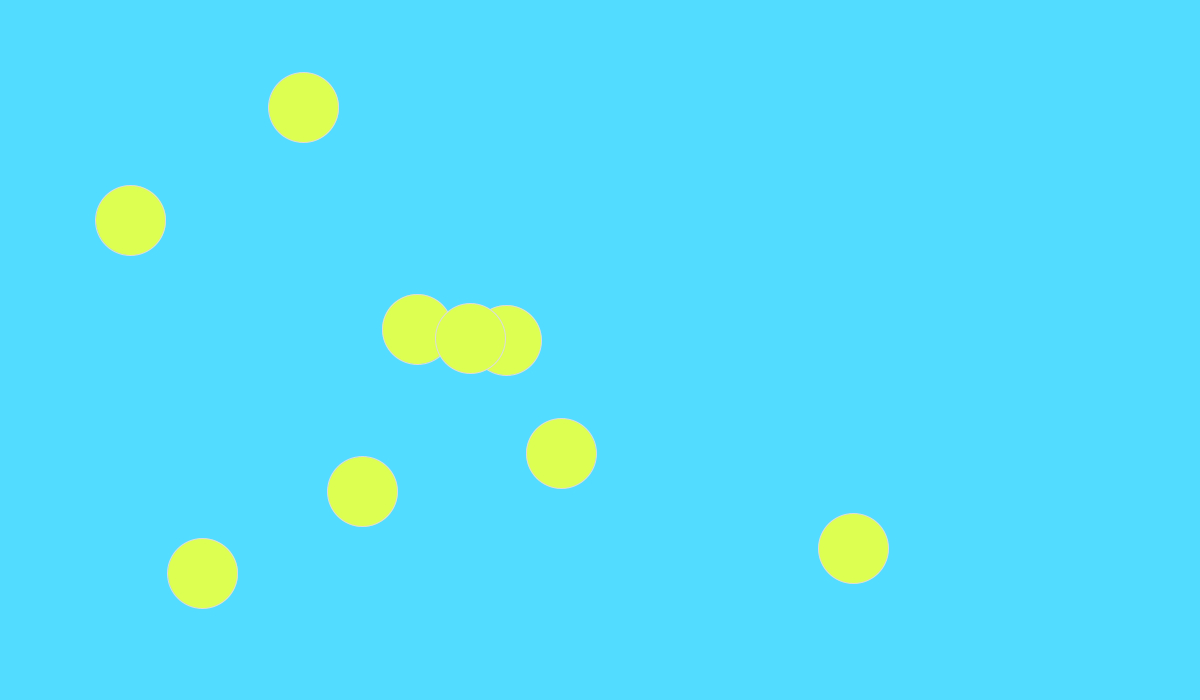
Frame 1 (no input)
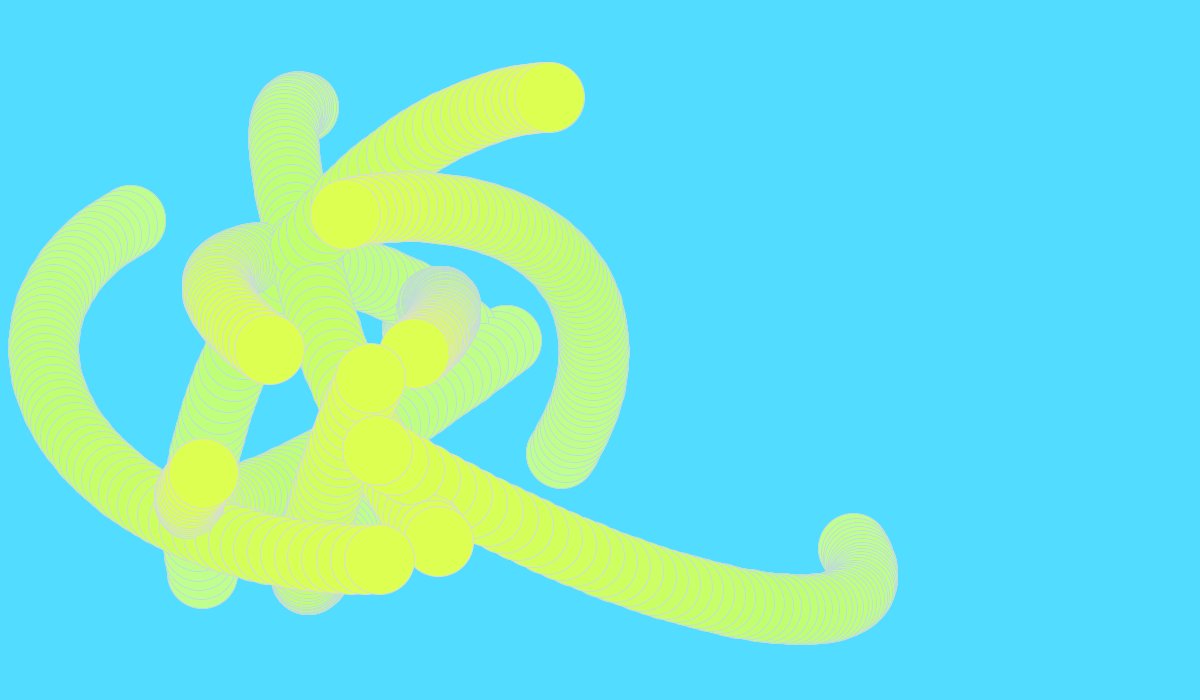
Frame 60 (the mouse pressed at the canvas centre just before this capture)
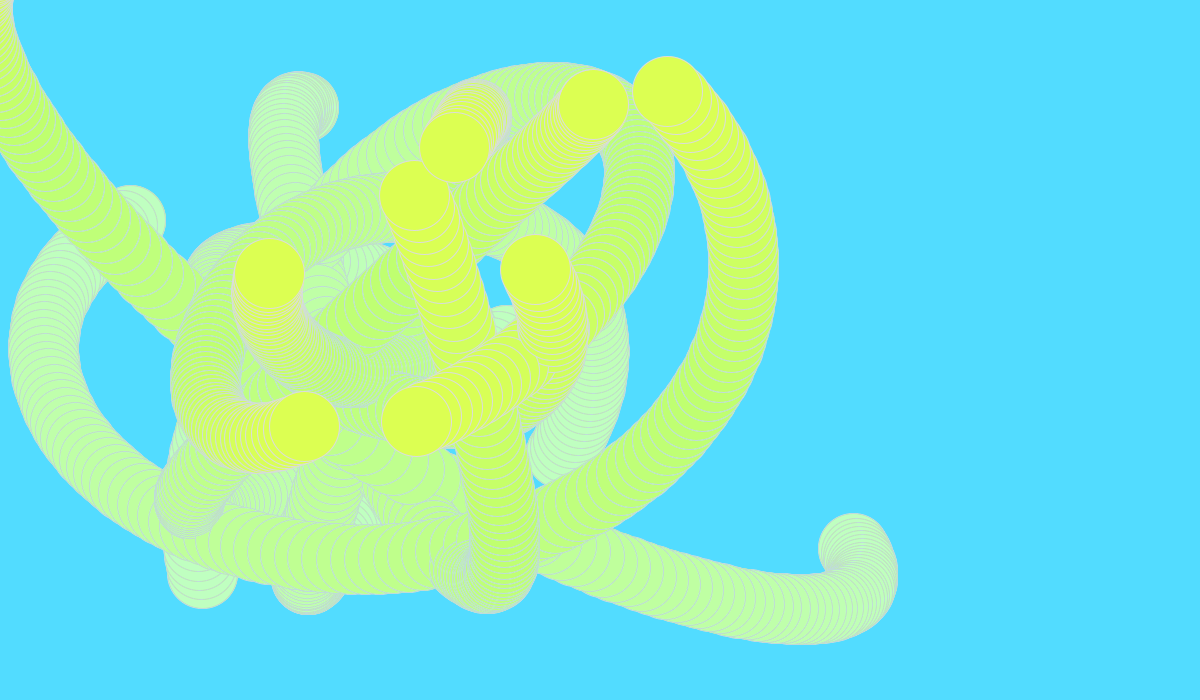
Frame 120 (the mouse held since frame 60 and released just before this capture)

The Processing sketch that drew these frames (run headless with seeded random() and noise(); from frame 60 on, the mouse is pressed at the canvas centre):

// Processing sketch: newtonian1
// ── newtonian1.pde
//COSTANTS
float G = -random(0.5, 1);

PGraphics pg;


float[] c1, c2, c3;
float opacity = random(10);

System s;
int n = int(random(2, 10));  //number of planets
float bf = 100; //buffer space from window edge
float maxva = 1; //maximum initial speed of each planet

void setup(){
  c1 = new float[3]; c2 = new float[3]; c3 = new float[3];
  generateColours();
  
  frameRate(30);
  size(1200, 700);
  s = new System(n);
  
  pg = createGraphics(1200, 700);
  
  drawBackground(false);
}

void draw(){
  drawBackground(true);
  s.update();
}

void keyPressed(){

  if(key == ' '){
    generateColours();
  n = int(random(2, 10));
  s = new System(n);
  drawBackground(false);
  }

}

void drawBackground(boolean seethrough){
  pg.beginDraw();
  if(seethrough){
    pg.background(c1[0], c1[1], c1[2], opacity);
  } else {
    pg.background(c1[0], c1[1], c1[2]);
  }
  pg.endDraw();
  image(pg, 0, 0);
}

void generateColours(){
  float[] colour1 = {82, 220, 255}; //random(100, 255), random(100, 255), random(100, 255)};
  float[] colour2 = {colour1[1], colour1[2], colour1[0]};
  float[] colour3 = {colour1[2], colour1[0], colour1[1]};
  switch(int(random(3))){
    case 0:
        c1 = colour1;
        c2 = colour2;
        c3 = colour3;
      break;
    case 1: 
        c1 = colour2;
        c2 = colour3;
        c3 = colour1;
      break;
    case 2:
        c1 = colour3;
        c2 = colour1;
        c3 = colour2;
      break;
  }
  print("c1: ", colour1[0], ", c2: ", colour1[1], ", c3: ", colour1[2], "\n");
}

// ── Body.pde
class Body{
  PVector choords = new PVector(0, 0);  //the x and y
  PVector v = new PVector(0, 0);
  PVector a = new PVector(0, 0);
  float mass;
  float r;  //make the radius proportional to the mass of the body
  float gforcemag, gforcedir;
  
  public Body(PVector choords, PVector v, float mass, float size){
    this.choords.set(choords);
    this.v.set(v);
    this.mass = mass;
    this.r = size;
  }
  
  public void applyForce(PVector force){
    // A = F/M
    this.a.add(PVector.div(force, this.mass));
  }
  
  public void gravitate(Body b){
    PVector force = PVector.sub(this.choords, b.choords); 
    float distSq = constrain(force.magSq(), 100, 1000); 
    //F = G*(M1*M2)/|D|^2
    force.setMag( G*this.mass*b.mass/distSq );
    //print("distsq: ", distSq, ", force: ", G*this.mass*b.mass/distSq ,"\n");
    this.applyForce(force);
  }
  
  private void move(){
    //print("x: ", this.choords.x, ", y: ", this.choords.y, ", vx: ", this.v.x, ", vy: ", this.v.y, "\n");
    this.v.add(this.a);
    this.choords.add(this.v);
    //print("x: ", this.choords.x, ", y: ", this.choords.y, ", vx: ", this.v.x, ", vy: ", this.v.y, "\n");
    this.a.set(0, 0); 
  }
  
  public void display(){
    push();
    fill(c2[0], c2[1], c2[2]);
    stroke(c3[2], c3[2], c3[2]);
    circle(this.choords.x, this.choords.y, this.r);
    pop();
  }
  
  public void update(Body b){
    this.gravitate(b);
    this.move();
  }
  
  public void printInfo(){
    print("x: ", this.choords.x, ", y: ", this.choords.y, ", mass: ", this.mass, ", r: ", this.r, "\n");
  }
  
}

// ── System.pde
class System{
  Body[] bodies;
  
  public System(int n){
    this.bodies = new Body[n];
    for (int i = 0; i < n; i++){
      float mass = random(1, 20);
      //float size = pow(mass, 2);
      float size = 70;
      this.bodies[i] = new Body( new PVector(random(bf, width-bf), random(bf, height-bf)),  //pos
                    new PVector(random(-maxva, maxva), random(-maxva, maxva)), //speed
                    mass, size);  //mass
    }
  }
  
  public void update(){
    for (int i = 0; i < this.bodies.length; i++){
      push();
      this.bodies[i].display();
      pop();
      for (int j = 0; j < this.bodies.length; j++){
         this.bodies[i].update(this.bodies[j]);
      }
    }
  }
}
